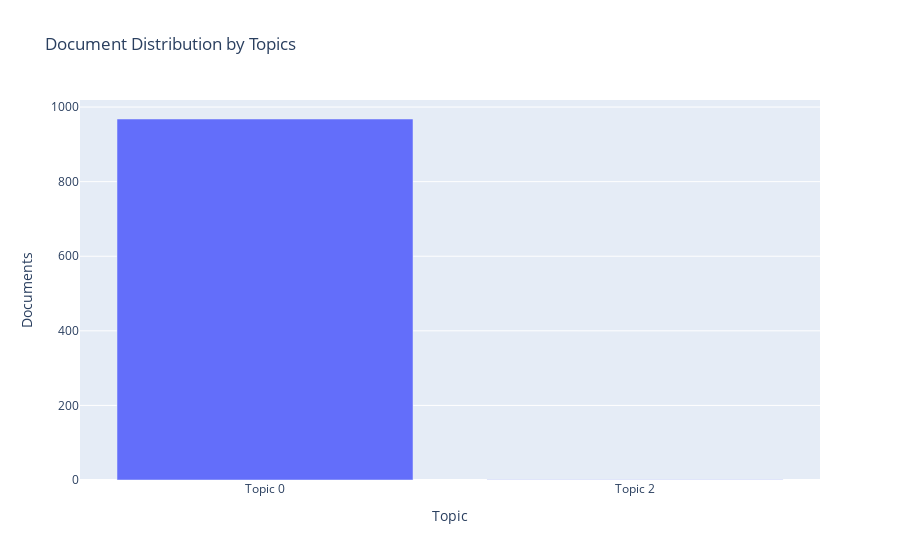

Source (notebook cell):
### Code cell
plot_model(lsi, plot = 'topic_distribution')
#plot_model(lsi, plot = 'wordcloud', topic_num = topic_num)
#plot_model(lsi, plot = 'frequency', topic_num = topic_num)
#plot_model(lsi, plot = 'distribution', topic_num = topic_num)
#plot_model(lsi, plot = 'sentiment', topic_num = topic_num)
#plot_model(lsi, plot = 'pos', topic_num = topic_num)
#plot_model(lsi, plot = 'bigram', topic_num = topic_num)
#plot_model(lsi, plot = 'trigram', topic_num = topic_num)

### Figure 1 — Plotly figure (JSON) as saved in the notebook; plotly's stock layout.template omitted (floating-point values rounded to 4 significant figures)
{"data": [{"alignmentgroup": "True", "customdata": [["forest, region, specie, user, different, development, tree, provide, restoration, regional"], ["region, forest, regional, development, higher_education_institution, specie, restoration, tree, programme, national"]], "hovertemplate": "Topic=%{x}<br>Documents=%{y}<br>Keyword=%{customdata[0]}<extra></extra>", "legendgroup": "", "marker": {"color": "#636efa"}, "name": "", "offsetgroup": "", "orientation": "v", "showlegend": false, "textposition": "auto", "type": "bar", "x": ["Topic 0", "Topic 2"], "xaxis": "x", "y": [968, 1], "yaxis": "y"}], "layout": {"barmode": "relative", "legend": {"tracegroupgap": 0}, "title": {"text": "Document Distribution by Topics"}, "xaxis": {"anchor": "y", "domain": [0, 1], "title": {"text": "Topic"}}, "yaxis": {"anchor": "x", "domain": [0, 1], "title": {"text": "Documents"}}}}
